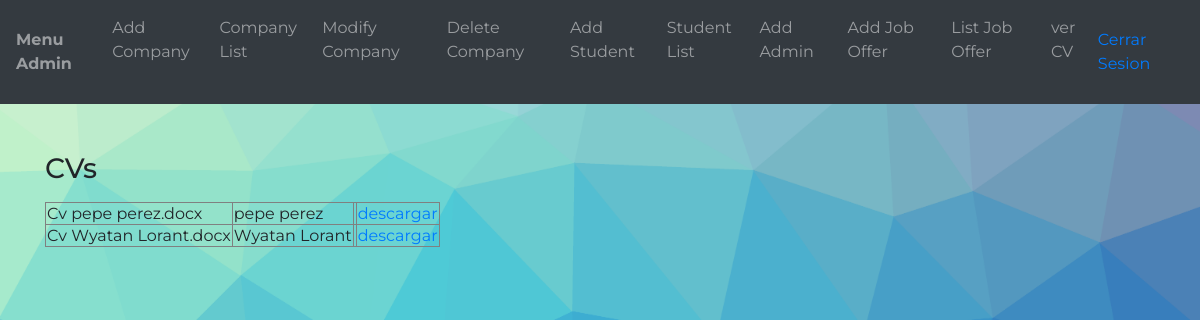
/Student/showViewCV (signed in), run on the app's committed database.
### tables this page shows
CREATE TABLE `student` (
  `studentId` int(11) NOT NULL,
  `careerId` int(11) NOT NULL,
  `firstName` varchar(50) NOT NULL,
  `lastName` varchar(50) NOT NULL,
  `dni` varchar(50) NOT NULL,
  `fileNumber` varchar(50) NOT NULL,
  `gender` varchar(50) NOT NULL,
  `birthDate` date DEFAULT NULL,
  `email` varchar(100) NOT NULL,
  `phoneNumber` varchar(50) NOT NULL,
  `activo` tinyint(1) DEFAULT NULL CHECK (`activo` in (1,0)),
  `password` varchar(50) NOT NULL,
  `url` varchar(2000) NOT NULL,
  `fileName` varchar(200) NOT NULL
);

### Controllers/StudentController.php (called while the page is built, shortened)
<?php
class StudentController
{
    private $studentDAO;
    public function __construct()
    {
        $this->studentDAO = new StudentDAO();
    }
?>
<?php
                public function showViewCV()
                {
                    $url = $this->studentDAO->GetByNotNull();
                    require_once(VIEWS_PATH . "cv.php");
                }
            }
?>

### index.php (called while the page is built, shortened)
<?php
	require "Config/Autoload.php";
	require_once(VIEWS_PATH."header.php");
	Router::Route(new Request());
	require_once(VIEWS_PATH."footer.php");
?>

### Config/Autoload.php (called while the page is built, shortened)
<?php namespace Config;
    class Autoload {
        public static function Start() {
            spl_autoload_register(function($className)
			{
                $classPath = ucwords(str_replace("\\", "/", ROOT.$className).".php");
			});
        }
    }
?>

### DAO/Connection.php (called while the page is built, shortened)
<?php
    class Connection
    {
        private $pdo = null;
        private $pdoStatement = null;
        private static $instance = null;
        private function __construct()
        {
            try
            {
                $this->pdo = new PDO("mysql:host=".DB_HOST."; dbname=".DB_NAME, DB_USER, DB_PASS);
                $this->pdo->setAttribute(PDO::ATTR_ERRMODE, PDO::ERRMODE_EXCEPTION);
            }
            catch(Exception $ex)
            {
                throw $ex;
            }
        }
        public static function GetInstance()
        {
            if(self::$instance == null)
                self::$instance = new Connection();
            return self::$instance;
        }
        public function Execute($query, $parameters = array(), $queryType = QueryType::Query)
	    {
            try
            {
                $this->Prepare($query);
                $this->pdoStatement->execute();
                return $this->pdoStatement->fetchAll();
            }
            catch(Exception $ex)
            {
                throw $ex;
            }
        }
        private function Prepare($query)
        {
            try
            {
                $this->pdoStatement = $this->pdo->prepare($query);
            }
            catch(Exception $ex)
            {
                throw $ex;
            }
        }
    }
?>

### DAO/StudentDAO.php (called while the page is built, shortened)
<?php
class StudentDAO implements IViews
{
    private $tableName = "student";
    public function GetByNotNull()
    {
        try {
            $studentList = array();
            $query = "SELECT * FROM .$this->tableName  WHERE url != NULL || url !='' ";
            $this->connection = Connection::GetInstance();
            $resultSet = $this->connection->Execute($query);
            foreach ($resultSet as $valuesArray) {
                $student = new Student();
                $student->setStudentId($valuesArray["studentId"]);
                $student->setFileName($valuesArray["fileName"]);
                $student->setFirstName($valuesArray["firstName"]);
                $student->setLastName($valuesArray["lastName"]);
                $student->setUrl($valuesArray["url"]);
                array_push($studentList, $student);
            }
            return $studentList;
        } catch (Exception $ex) {
            throw $ex;
        }
    }
}

### Models/Student.php (called while the page is built, shortened)
<?php
class Student extends Usuario
{
    private $url;
    private $fileName;
   public function setStudentId($studentId)
   {
      return $this;
   }
    public function getUrl()
    {
        return $this->url;
    }
    public function setUrl($url)
    {
        $this->url = $url;
        return $this;
    }
    public function getFileName()
    {
        return $this->fileName;
    }
    public function setFileName($fileName)
    {
        $this->fileName = $fileName;
        return $this;
    }
}

### Models/Usuario.php (called while the page is built, shortened)
<?php
    class Usuario
    {
        private $firstName;
        private $lastName;
        public function getFirstName()
        {
            return $this->firstName;
        }
        public function setFirstName($firstName)
        {
            $this->firstName = $firstName;
        }
        public function getLastName()
        {
            return $this->lastName;
        }
        public function setLastName($lastName)
        {
            $this->lastName = $lastName;
        }
    }
?>

### Views/cv.php (the view, shortened to what this page needs)
<main class="py-5">
<section id="listado" class="mb-5">
     <div class="container">
          <h3 class="mb-3">CVs</h3>
          <div>
          <table border='1'>
          <?php
        foreach($url as $archivo){
            $file=$archivo->getUrl();
            $rutaDescarga = "../".$file;
            $fileName = $archivo->getFirstName().' '.$archivo->getLastName().' '. $archivo->getFileName();
        ?>
        <tr>
            <td>
               <?php  echo $archivo->getFileName()."<br>" ;?>
            </td>
            <td>
               <?php echo  $archivo->getFirstName().' '.$archivo->getLastName() ;?>
            </td>
            <td>
           <td> <a href="<?php  echo $rutaDescarga ?>"download="<?php echo $fileName ;?>">descargar</a></td>
          </td>
        </tr>
        <?php }?>
      </table>
</section>
</main>

### Views/css/estilos.css (style rules this page uses)
html, body { height: 100%; }
body { font-family: 'Montserrat', sans-serif; background: url(../img/bg.png) no-repeat center center fixed; -webkit-background-size: cover; -moz-background-size: cover; -o-background-size: cover; background-size: cover; }

### data on the page
student: fileName "Cv pepe perez.docx", firstName "pepe", lastName "perez"
student: fileName "Cv Wyatan Lorant.docx", firstName "Wyatan", lastName "Lorant"
